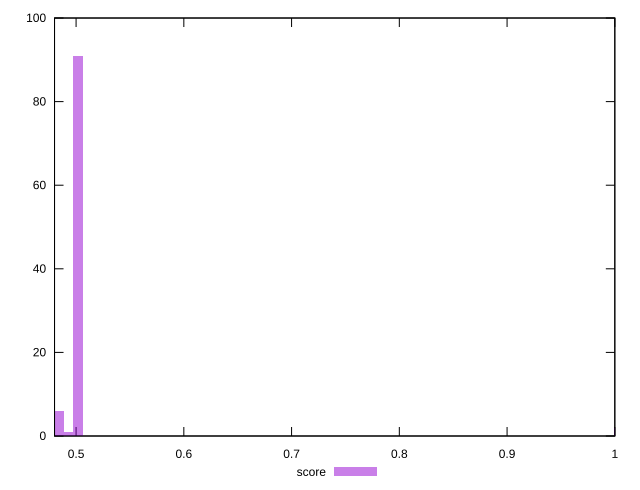

Write gnuplot code to recreate this figure.
reset

$score <<EOF
1.004119812749301 2
0.5020599063746505 91
0.4930945509036746 1
0.4841291954326987 6
EOF

set key outside below
set boxwidth 0.008965355470975902
set xrange [0.48:1]
set yrange [0:100]
set trange [0:100]
set style fill transparent solid 0.5 noborder
set terminal svg size 640, 490 enhanced background rgb 'white'
set output "report_00017_2021-02-10T15-08-03.406Z/uses-rel-preload/samples/pages+cached/score/histogram.svg"

plot $score title "score" with boxes

reset
